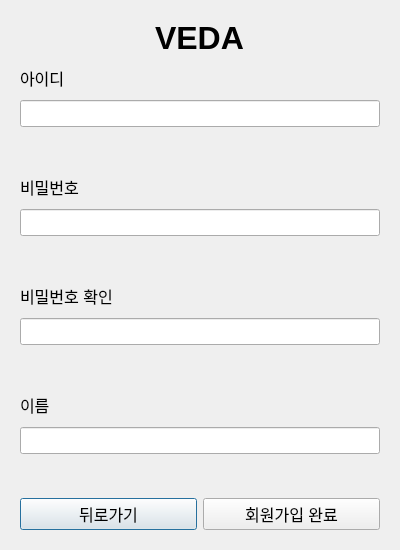
<?xml version="1.0" encoding="UTF-8"?>
<ui version="4.0">
 <class>RegisterDialog</class>
 <widget class="QDialog" name="RegisterDialog">
  <property name="geometry">
   <rect>
    <x>0</x>
    <y>0</y>
    <width>400</width>
    <height>550</height>
   </rect>
  </property>
  <property name="windowTitle">
   <string>Dialog</string>
  </property>
  <property name="styleSheet">
   <string notr="true">QDialog &gt; QWidget {
border: 2px dashed black;
border-radius: 15px;
background-color: white;
}
QLineEdit {
border: 2px solid black;
border-radius: 12px;
background-color: white;
padding: 8px;
}
QPushButton {
border: 2px solid black;
border-radius: 12px;
background-color: white;
padding: 8px;
}

QPushButton:hover {
background-color: rgb(235, 235, 235);
}

QPushButton:pressed {
background-color: rgb(215, 215, 215);
}</string>
  </property>
  <layout class="QVBoxLayout" name="verticalLayout">
   <item>
    <widget class="QWidget" name="widget" native="true">
     <layout class="QVBoxLayout" name="verticalLayout_2">
      <item alignment="Qt::AlignHCenter">
       <widget class="QLabel" name="titleLabel">
        <property name="font">
         <font>
          <pointsize>24</pointsize>
          <bold>true</bold>
         </font>
        </property>
        <property name="text">
         <string>VEDA</string>
        </property>
       </widget>
      </item>
      <item>
       <widget class="QLabel" name="idLabel">
        <property name="font">
         <font>
          <pointsize>12</pointsize>
         </font>
        </property>
        <property name="text">
         <string>아이디</string>
        </property>
       </widget>
      </item>
      <item>
       <widget class="QLineEdit" name="idLineEdit">
        <property name="font">
         <font>
          <pointsize>12</pointsize>
         </font>
        </property>
       </widget>
      </item>
      <item>
       <widget class="QLabel" name="idStatusLabel">
        <property name="text">
         <string/>
        </property>
       </widget>
      </item>
      <item>
       <widget class="QLabel" name="pwLabel">
        <property name="font">
         <font>
          <pointsize>12</pointsize>
         </font>
        </property>
        <property name="text">
         <string>비밀번호</string>
        </property>
       </widget>
      </item>
      <item>
       <widget class="QLineEdit" name="pwLineEdit">
        <property name="font">
         <font>
          <pointsize>12</pointsize>
         </font>
        </property>
        <property name="echoMode">
         <enum>QLineEdit::Password</enum>
        </property>
       </widget>
      </item>
      <item>
       <widget class="QLabel" name="pwStatusLabel">
        <property name="text">
         <string/>
        </property>
       </widget>
      </item>
      <item>
       <widget class="QLabel" name="pwCheckLabel">
        <property name="font">
         <font>
          <pointsize>12</pointsize>
         </font>
        </property>
        <property name="text">
         <string>비밀번호 확인</string>
        </property>
       </widget>
      </item>
      <item>
       <widget class="QLineEdit" name="pwCheckLineEdit">
        <property name="font">
         <font>
          <pointsize>12</pointsize>
         </font>
        </property>
        <property name="echoMode">
         <enum>QLineEdit::Password</enum>
        </property>
       </widget>
      </item>
      <item>
       <widget class="QLabel" name="pwCheckStatusLabel">
        <property name="text">
         <string/>
        </property>
       </widget>
      </item>
      <item>
       <widget class="QLabel" name="nameLabel">
        <property name="font">
         <font>
          <pointsize>12</pointsize>
         </font>
        </property>
        <property name="text">
         <string>이름</string>
        </property>
       </widget>
      </item>
      <item>
       <widget class="QLineEdit" name="nameLineEdit">
        <property name="font">
         <font>
          <pointsize>12</pointsize>
         </font>
        </property>
       </widget>
      </item>
      <item>
       <widget class="QLabel" name="nameStatusLabel">
        <property name="text">
         <string/>
        </property>
       </widget>
      </item>
      <item>
       <layout class="QHBoxLayout" name="horizontalLayout">
        <item>
         <widget class="QPushButton" name="backButton">
          <property name="font">
           <font>
            <pointsize>12</pointsize>
           </font>
          </property>
          <property name="text">
           <string>뒤로가기</string>
          </property>
         </widget>
        </item>
        <item>
         <widget class="QPushButton" name="registerButton">
          <property name="font">
           <font>
            <pointsize>12</pointsize>
           </font>
          </property>
          <property name="text">
           <string>회원가입 완료</string>
          </property>
         </widget>
        </item>
       </layout>
      </item>
     </layout>
    </widget>
   </item>
  </layout>
 </widget>
 <resources/>
 <connections/>
</ui>
